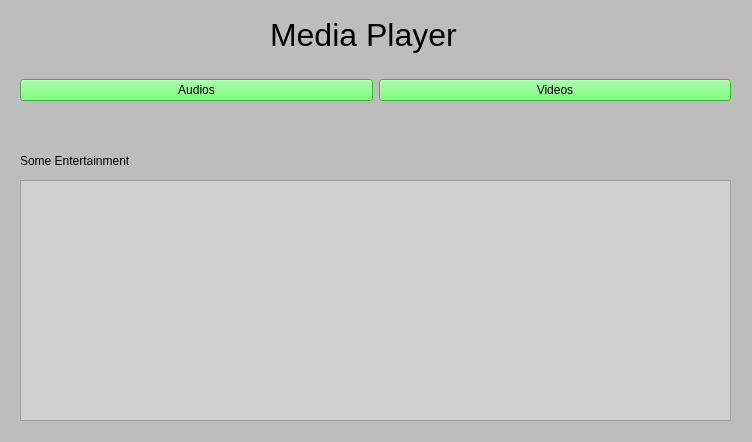
<?xml version="1.0" encoding="UTF-8"?>
<ui version="4.0">
 <class>MainWindow</class>
 <widget class="QMainWindow" name="MainWindow">
  <property name="geometry">
   <rect>
    <x>0</x>
    <y>0</y>
    <width>752</width>
    <height>442</height>
   </rect>
  </property>
  <property name="windowTitle">
   <string>MainWindow</string>
  </property>
  <property name="styleSheet">
   <string notr="true">background-color: rgb(189, 189, 189)</string>
  </property>
  <widget class="QWidget" name="centralwidget">
   <widget class="QLabel" name="label">
    <property name="geometry">
     <rect>
      <x>270</x>
      <y>-10</y>
      <width>261</width>
      <height>91</height>
     </rect>
    </property>
    <property name="font">
     <font>
      <family>Arial</family>
      <pointsize>24</pointsize>
      <weight>9</weight>
      <italic>false</italic>
      <bold>false</bold>
     </font>
    </property>
    <property name="styleSheet">
     <string notr="true">color: rgb(0, 0, 0);
font: 75 24pt &quot;Arial&quot;;</string>
    </property>
    <property name="text">
     <string>Media Player</string>
    </property>
    <property name="textFormat">
     <enum>Qt::RichText</enum>
    </property>
   </widget>
   <widget class="QWidget" name="horizontalLayoutWidget">
    <property name="geometry">
     <rect>
      <x>20</x>
      <y>60</y>
      <width>711</width>
      <height>61</height>
     </rect>
    </property>
    <layout class="QHBoxLayout" name="horizontalLayout">
     <item>
      <widget class="QPushButton" name="audio">
       <property name="styleSheet">
        <string notr="true">font: 75 16pt &quot;Arial&quot;;
background-color: rgb(83, 255, 83)</string>
       </property>
       <property name="text">
        <string>Audios</string>
       </property>
      </widget>
     </item>
     <item>
      <widget class="QPushButton" name="video">
       <property name="styleSheet">
        <string notr="true">font: 75 16pt &quot;Arial&quot;;
background-color: rgb(83, 255, 83)</string>
       </property>
       <property name="text">
        <string>Videos</string>
       </property>
      </widget>
     </item>
    </layout>
   </widget>
   <widget class="QLabel" name="label_2">
    <property name="geometry">
     <rect>
      <x>20</x>
      <y>140</y>
      <width>231</width>
      <height>41</height>
     </rect>
    </property>
    <property name="styleSheet">
     <string notr="true">font: 75 12pt &quot;Arial&quot;;</string>
    </property>
    <property name="text">
     <string>Some Entertainment</string>
    </property>
   </widget>
   <widget class="QListWidget" name="entertain">
    <property name="geometry">
     <rect>
      <x>20</x>
      <y>180</y>
      <width>711</width>
      <height>241</height>
     </rect>
    </property>
    <property name="styleSheet">
     <string notr="true">background-color: rgb(208, 208, 208);</string>
    </property>
   </widget>
  </widget>
 </widget>
 <resources/>
 <connections/>
</ui>
